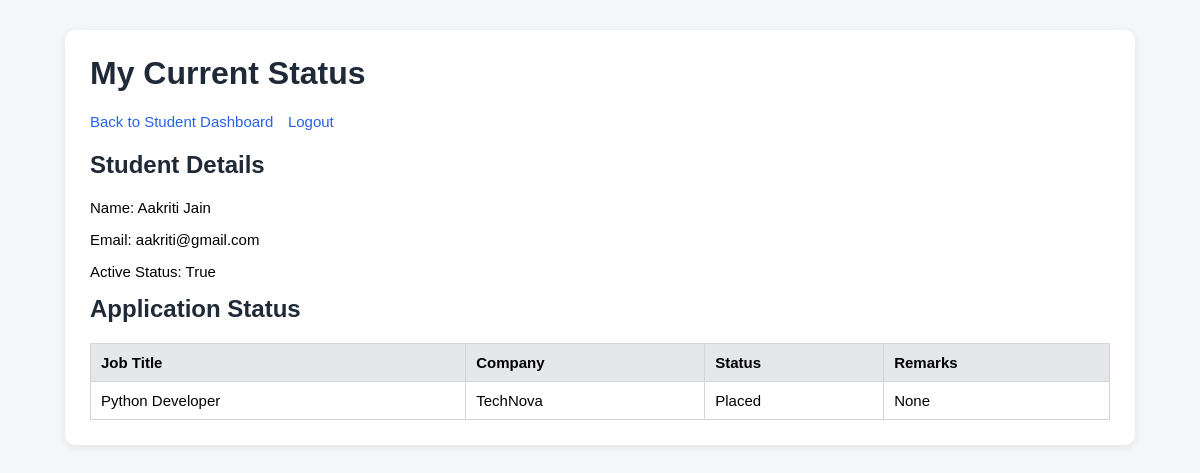
The app's page /student/status (signed in) with its own data.
### models.py (models this page shows)
class Student(db.Model):
    id = db.Column(db.Integer, primary_key = True)
    full_name = db.Column(db.String(100), nullable = False)
    email = db.Column(db.String(100), nullable = False, unique = True)
    pass_hash = db.Column(db.String(100), nullable = False )
    phone_number = db.Column(db.Integer, nullable = False)
    degree = db.Column(db.String(100), nullable = False)
    branch = db.Column(db.String(100), nullable = False)
    cgpa = db.Column(db.Float, nullable = False)
    skills = db.Column(db.String(100), nullable = False)
    resume_filename = db.Column(db.String(100), nullable = False)
    is_active = db.Column(db.Boolean, default = True)
    internship_experience = db.Column(db.String(100))
    co_curricular_achievements = db.Column(db.String(100))
    created_at = db.Column(db.DateTime, default = datetime.now(UTC))
    applications = db.relationship('Application', backref = 'student', lazy = True)
    placements = db.relationship('Placement', backref = 'student', lazy = True)

class Application(db.Model):
    id = db.Column(db.Integer, primary_key = True)
    student_id = db.Column(db.Integer, db.ForeignKey('student.id'), nullable = False)
    drive_id = db.Column(db.Integer, db.ForeignKey('placement_drive.id'), nullable = False)
    application_date = db.Column(db.DateTime, default = datetime.now(UTC))
    status = db.Column(db.String(50), default = "Applied")
    remarks = db.Column(db.String(100))
    __table_args__ = (db.UniqueConstraint('student_id', 'drive_id', name = 'unique_application'),)

class PlacementDrive(db.Model):
    id = db.Column(db.Integer, primary_key = True)
    company_id = db.Column(db.Integer, db.ForeignKey('company.id'), nullable=False)
    job_title = db.Column(db.String(100), nullable = False)
    job_description = db.Column(db.Text, nullable = False)
    skills_required = db.Column(db.String(100), nullable = False)
    package_range = db.Column(db.String(100))
    location = db.Column(db.String(100), nullable = False)
    application_deadline = db.Column(db.DateTime, nullable = False)
    status = db.Column(db.String(50), default = "Pending")
    created_at = db.Column(db.DateTime, default = datetime.now(UTC))
    applications = db.relationship('Application', backref = 'drive', lazy = True)
    eligibility_criteria = db.Column(db.String(100), nullable = False)

class Company(db.Model):
    id = db.Column(db.Integer, primary_key = True)
    company_name = db.Column(db.String(100), nullable = False)
    email = db.Column(db.String(100), nullable = False, unique = True)
    pass_hash = db.Column(db.String(100), nullable = False )
    hr_contact = db.Column(db.Integer, nullable = False)
    website = db.Column(db.String(100), nullable = False)
    domain = db.Column(db.String(100), nullable = False)
    description = db.Column(db.Text, nullable = False)
    approval_status = db.Column(db.String(50), default = "Pending")
    is_active = db.Column(db.Boolean, default = True)
    created_at = db.Column(db.DateTime, default = datetime.now(UTC))
    type_of_employment = db.Column(db.String(100))
    drives = db.relationship('PlacementDrive', backref = 'company', lazy = True)

### app.py (the view)
@app.route("/student/status")
def student_status():
    if not student_logged_in():
        flash("Unauthorized access.")
        return redirect(url_for("login"))
    student = Student.query.get_or_404(session["user_id"])
    applications = Application.query.filter_by(student_id = student.id).all()
    return render_template(
        "student_status.html",
        student = student,
        applications = applications)

### app.py (called while the page is built)
def student_logged_in():
    return "user_id" in session and session.get("role") =="student"

### templates/student_status.html (shortened to what this page needs)
{% extends "base.html" %}
{% block content %}
<h1>My Current Status</h1>
<div class="nav-links">
    <a href="{{ url_for('student_dashboard') }}">Back to Student Dashboard</a>
    <a href="{{ url_for('logout') }}">Logout</a>
</div>
<h2>Student Details</h2>
<p>Name: {{ student.full_name }}</p>
<p>Email: {{ student.email }}</p>
<p>Active Status: {{ student.is_active }}</p>
<h2>Application Status</h2>
<table>
    <tr>
        <th>Job Title</th>
        <th>Company</th>
        <th>Status</th>
        <th>Remarks</th>
    </tr>
    {% for application in applications %}
    <tr>
        <td>{{ application.drive.job_title }}</td>
        <td>{{ application.drive.company.company_name }}</td>
        <td>{{ application.status }}</td>
        <td>{{ application.remarks }}</td>
    </tr>
    {% endfor %}
</table>
{% endblock %}

### templates/base.html (style rules this page uses)
body { font-family: Arial, sans-serif; background-color: #f4f6f8; margin: 0; padding: 0; }
h1, h2 { color: #1f2937; margin-top: 0; }
p, td, th, a, button { font-size: 15px; }
a { text-decoration: none; color: #2563eb; margin-right: 10px; }
.nav-links { margin-bottom: 20px; }
table { width: 100%; border-collapse: collapse; margin-top: 15px; background: white; }
table, th, td { border: 1px solid #d1d5db; }
th { background-color: #e5e7eb; text-align: left; padding: 10px; }
td { padding: 10px; vertical-align: top; }

### records on screen
Student: full_name "Aakriti Jain", email "aakriti@gmail.com", is_active "True"
Application: drive.job_title "Python Developer", drive.company.company_name "TechNova", status "Placed", remarks "None"
